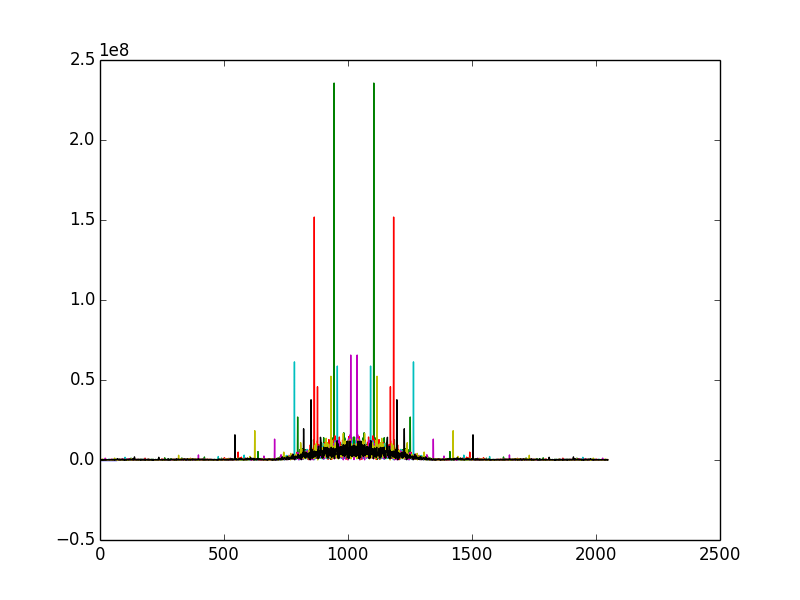

Here is the Python script that generated this plot:
import numpy as np
import matplotlib.pyplot as plt

plt.figure(1)
ideal = np.array([1,1,1,0,0,0,1,1])
lpf = np.append(np.fft.ifft(ideal), np.zeros(56))
plt.plot(np.fft.fftshift(np.fft.fft(lpf)))

plt.savefig('ideal_lpf.png')

plt.figure(2)
coeff = np.array([0.149618, 0.318029, 0.474492, 0.585097, 0.625, 0.585097, 0.474492, 0.318029])
coeff = np.append(coeff, np.zeros(56))


plt.subplot(211)
plt.plot(coeff)

plt.subplot(212)
plt.plot(np.abs(np.fft.fftshift(np.fft.fft(coeff))))
plt.savefig('lpf.png')

ideal_64 = np.append(np.zeros(16), np.ones(32), np.zeros(16))
plt.plot(np.abs(np.fft.fftshift(np.fft.fft(coeff))))
plt.savefig('lpf.png')

np.linspace




plt.figure(1)
ddc_imag = np.array([np.fromfile('ddc_imag_bram_'+str(n), dtype='>i4') for n in range(10,70,10)])
ddc_real = np.array([np.fromfile('ddc_imag_bram_'+str(n), dtype='>i4') for n in range(10,70,10)]) 

for n in range(len(ddc_real)):
    plt.plot(np.abs(np.fft.fftshift(np.fft.fft(ddc_real[n] + 1j*ddc_imag[n]))))
plt.savefig('ddc.png')

plt.figure(2)
plt.subplot(211)
ddc_50 = np.fromfile(('ddc_real_bram_50'), dtype='>i4')
plt.plot(ddc_50)

plt.subplot(212)
ddc_60 = np.fromfile(('ddc_real_bram_60'), dtype='>i4')
plt.plot(ddc_60)

plt.savefig('ddc_time.png')

